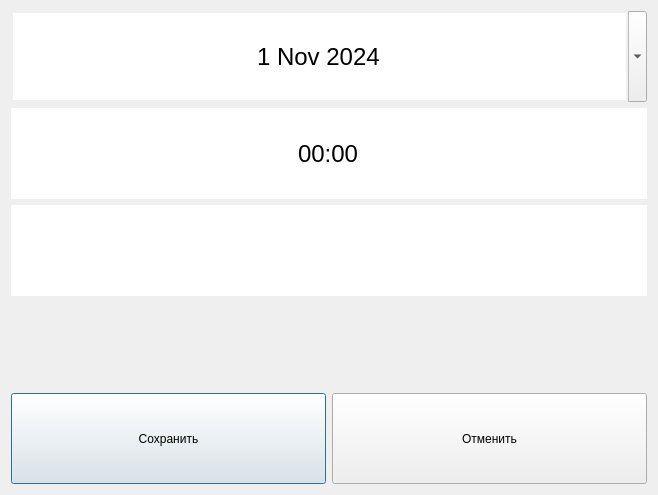
<?xml version="1.0" encoding="UTF-8"?>
<ui version="4.0">
 <class>EditTaskWindow</class>
 <widget class="QDialog" name="EditTaskWindow">
  <property name="geometry">
   <rect>
    <x>0</x>
    <y>0</y>
    <width>658</width>
    <height>495</height>
   </rect>
  </property>
  <property name="windowTitle">
   <string>Dialog</string>
  </property>
  <layout class="QGridLayout" name="gridLayout" rowstretch="1,1,1,1,1">
   <item row="0" column="0">
    <widget class="QDateEdit" name="taskDate">
     <property name="sizePolicy">
      <sizepolicy hsizetype="Minimum" vsizetype="Expanding">
       <horstretch>0</horstretch>
       <verstretch>0</verstretch>
      </sizepolicy>
     </property>
     <property name="font">
      <font>
       <pointsize>18</pointsize>
      </font>
     </property>
     <property name="wrapping">
      <bool>false</bool>
     </property>
     <property name="frame">
      <bool>false</bool>
     </property>
     <property name="alignment">
      <set>Qt::AlignmentFlag::AlignCenter</set>
     </property>
     <property name="buttonSymbols">
      <enum>QAbstractSpinBox::ButtonSymbols::NoButtons</enum>
     </property>
     <property name="specialValueText">
      <string/>
     </property>
     <property name="keyboardTracking">
      <bool>true</bool>
     </property>
     <property name="minimumDateTime">
      <datetime>
       <hour>18</hour>
       <minute>0</minute>
       <second>0</second>
       <year>2024</year>
       <month>10</month>
       <day>31</day>
      </datetime>
     </property>
     <property name="calendarPopup">
      <bool>true</bool>
     </property>
     <property name="date">
      <date>
       <year>2024</year>
       <month>11</month>
       <day>1</day>
      </date>
     </property>
    </widget>
   </item>
   <item row="1" column="0">
    <widget class="QTimeEdit" name="taskTime">
     <property name="sizePolicy">
      <sizepolicy hsizetype="Minimum" vsizetype="Expanding">
       <horstretch>0</horstretch>
       <verstretch>0</verstretch>
      </sizepolicy>
     </property>
     <property name="font">
      <font>
       <pointsize>18</pointsize>
      </font>
     </property>
     <property name="wrapping">
      <bool>false</bool>
     </property>
     <property name="frame">
      <bool>false</bool>
     </property>
     <property name="alignment">
      <set>Qt::AlignmentFlag::AlignCenter</set>
     </property>
     <property name="readOnly">
      <bool>false</bool>
     </property>
     <property name="buttonSymbols">
      <enum>QAbstractSpinBox::ButtonSymbols::NoButtons</enum>
     </property>
     <property name="specialValueText">
      <string notr="true">00:00</string>
     </property>
     <property name="accelerated">
      <bool>false</bool>
     </property>
     <property name="showGroupSeparator" stdset="0">
      <bool>false</bool>
     </property>
     <property name="displayFormat">
      <string>HH:mm</string>
     </property>
     <property name="calendarPopup">
      <bool>true</bool>
     </property>
    </widget>
   </item>
   <item row="2" column="0">
    <widget class="QLineEdit" name="taskText">
     <property name="sizePolicy">
      <sizepolicy hsizetype="Expanding" vsizetype="Preferred">
       <horstretch>0</horstretch>
       <verstretch>0</verstretch>
      </sizepolicy>
     </property>
     <property name="font">
      <font>
       <pointsize>18</pointsize>
      </font>
     </property>
     <property name="maxLength">
      <number>16</number>
     </property>
     <property name="frame">
      <bool>false</bool>
     </property>
     <property name="alignment">
      <set>Qt::AlignmentFlag::AlignCenter</set>
     </property>
    </widget>
   </item>
   <item row="4" column="0">
    <layout class="QHBoxLayout" name="horizontalLayout">
     <item>
      <widget class="QPushButton" name="btnSave">
       <property name="sizePolicy">
        <sizepolicy hsizetype="Minimum" vsizetype="Expanding">
         <horstretch>0</horstretch>
         <verstretch>0</verstretch>
        </sizepolicy>
       </property>
       <property name="text">
        <string>Сохранить</string>
       </property>
      </widget>
     </item>
     <item>
      <widget class="QPushButton" name="btnCancel">
       <property name="sizePolicy">
        <sizepolicy hsizetype="Minimum" vsizetype="Expanding">
         <horstretch>0</horstretch>
         <verstretch>0</verstretch>
        </sizepolicy>
       </property>
       <property name="text">
        <string>Отменить</string>
       </property>
      </widget>
     </item>
    </layout>
   </item>
  </layout>
 </widget>
 <resources/>
 <connections/>
</ui>
